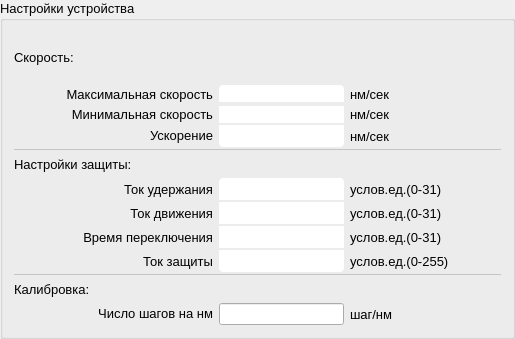
<?xml version="1.0" encoding="UTF-8"?>
<ui version="4.0">
 <class>GroupBox</class>
 <widget class="QGroupBox" name="GroupBox">
  <property name="geometry">
   <rect>
    <x>0</x>
    <y>0</y>
    <width>515</width>
    <height>339</height>
   </rect>
  </property>
  <property name="font">
   <font>
    <pointsize>10</pointsize>
   </font>
  </property>
  <property name="windowTitle">
   <string>GroupBox</string>
  </property>
  <property name="title">
   <string>Настройки устройства</string>
  </property>
  <layout class="QGridLayout" name="gridLayout">
   <item row="0" column="0">
    <layout class="QGridLayout" name="gridLayout_3">
     <property name="verticalSpacing">
      <number>2</number>
     </property>
     <item row="8" column="3">
      <widget class="QLabel" name="label_10">
       <property name="font">
        <font>
         <pointsize>10</pointsize>
        </font>
       </property>
       <property name="text">
        <string>услов.ед.(0-31)</string>
       </property>
      </widget>
     </item>
     <item row="11" column="1">
      <widget class="QLabel" name="label_9">
       <property name="font">
        <font>
         <pointsize>10</pointsize>
        </font>
       </property>
       <property name="text">
        <string>Ток защиты</string>
       </property>
       <property name="alignment">
        <set>Qt::AlignRight|Qt::AlignTrailing|Qt::AlignVCenter</set>
       </property>
      </widget>
     </item>
     <item row="11" column="3">
      <widget class="QLabel" name="label_13">
       <property name="font">
        <font>
         <pointsize>10</pointsize>
        </font>
       </property>
       <property name="text">
        <string>услов.ед.(0-255)</string>
       </property>
      </widget>
     </item>
     <item row="10" column="1">
      <widget class="QLabel" name="label_8">
       <property name="font">
        <font>
         <pointsize>10</pointsize>
        </font>
       </property>
       <property name="text">
        <string>Время переключения</string>
       </property>
       <property name="alignment">
        <set>Qt::AlignRight|Qt::AlignTrailing|Qt::AlignVCenter</set>
       </property>
      </widget>
     </item>
     <item row="11" column="2">
      <widget class="QLineEdit" name="threshold">
       <property name="minimumSize">
        <size>
         <width>0</width>
         <height>22</height>
        </size>
       </property>
       <property name="maximumSize">
        <size>
         <width>16777215</width>
         <height>22</height>
        </size>
       </property>
       <property name="font">
        <font>
         <pointsize>10</pointsize>
        </font>
       </property>
       <property name="styleSheet">
        <string notr="true">    border-top-left-radius: 0px;
    border-top-right-radius: 0px;

    border-bottom-left-radius: 4px;
    border-bottom-right-radius: 4px;</string>
       </property>
       <property name="text">
        <string/>
       </property>
       <property name="alignment">
        <set>Qt::AlignCenter</set>
       </property>
      </widget>
     </item>
     <item row="10" column="3">
      <widget class="QLabel" name="label_12">
       <property name="font">
        <font>
         <pointsize>10</pointsize>
        </font>
       </property>
       <property name="text">
        <string>услов.ед.(0-31)</string>
       </property>
      </widget>
     </item>
     <item row="14" column="1">
      <widget class="QLabel" name="label_5">
       <property name="font">
        <font>
         <family>MS Shell Dlg 2</family>
         <pointsize>10</pointsize>
         <weight>50</weight>
         <bold>false</bold>
        </font>
       </property>
       <property name="styleSheet">
        <string notr="true"/>
       </property>
       <property name="text">
        <string>&lt;html&gt;&lt;head/&gt;&lt;body&gt;&lt;p&gt;Число шагов на нм&lt;/p&gt;&lt;/body&gt;&lt;/html&gt;</string>
       </property>
       <property name="alignment">
        <set>Qt::AlignRight|Qt::AlignTrailing|Qt::AlignVCenter</set>
       </property>
      </widget>
     </item>
     <item row="5" column="3">
      <widget class="QLabel" name="label">
       <property name="font">
        <font>
         <pointsize>10</pointsize>
        </font>
       </property>
       <property name="text">
        <string>нм/сек</string>
       </property>
      </widget>
     </item>
     <item row="4" column="2">
      <widget class="QLineEdit" name="MIN_speed">
       <property name="font">
        <font>
         <pointsize>10</pointsize>
        </font>
       </property>
       <property name="styleSheet">
        <string notr="true">    border-top-left-radius: 0px;
    border-top-right-radius: 0px;

    border-bottom-left-radius: 0px;
    border-bottom-right-radius: 0px;</string>
       </property>
       <property name="text">
        <string/>
       </property>
       <property name="alignment">
        <set>Qt::AlignCenter</set>
       </property>
      </widget>
     </item>
     <item row="5" column="2">
      <widget class="QLineEdit" name="accel_per_sec">
       <property name="minimumSize">
        <size>
         <width>0</width>
         <height>22</height>
        </size>
       </property>
       <property name="maximumSize">
        <size>
         <width>16777215</width>
         <height>22</height>
        </size>
       </property>
       <property name="font">
        <font>
         <family>MS Shell Dlg 2</family>
         <pointsize>10</pointsize>
        </font>
       </property>
       <property name="styleSheet">
        <string notr="true">    border-top-left-radius: 0px;
    border-top-right-radius: 0px;

    border-bottom-left-radius: 4px;
    border-bottom-right-radius: 4px;</string>
       </property>
       <property name="text">
        <string/>
       </property>
       <property name="alignment">
        <set>Qt::AlignCenter</set>
       </property>
      </widget>
     </item>
     <item row="3" column="3">
      <widget class="QLabel" name="label_17">
       <property name="font">
        <font>
         <pointsize>10</pointsize>
        </font>
       </property>
       <property name="text">
        <string>нм/сек</string>
       </property>
      </widget>
     </item>
     <item row="4" column="3">
      <widget class="QLabel" name="label_16">
       <property name="font">
        <font>
         <pointsize>10</pointsize>
        </font>
       </property>
       <property name="text">
        <string>нм/сек</string>
       </property>
      </widget>
     </item>
     <item row="9" column="1">
      <widget class="QLabel" name="label_7">
       <property name="font">
        <font>
         <pointsize>10</pointsize>
        </font>
       </property>
       <property name="text">
        <string>Ток движения</string>
       </property>
       <property name="alignment">
        <set>Qt::AlignRight|Qt::AlignTrailing|Qt::AlignVCenter</set>
       </property>
      </widget>
     </item>
     <item row="8" column="2">
      <widget class="QLineEdit" name="I_HOLD">
       <property name="minimumSize">
        <size>
         <width>0</width>
         <height>22</height>
        </size>
       </property>
       <property name="maximumSize">
        <size>
         <width>16777215</width>
         <height>22</height>
        </size>
       </property>
       <property name="font">
        <font>
         <pointsize>10</pointsize>
        </font>
       </property>
       <property name="styleSheet">
        <string notr="true">border-top-left-radius: 4px;
border-top-right-radius: 4px;

border-bottom-left-radius: 0px;
border-bottom-right-radius: 0px;</string>
       </property>
       <property name="text">
        <string/>
       </property>
       <property name="alignment">
        <set>Qt::AlignCenter</set>
       </property>
      </widget>
     </item>
     <item row="9" column="3">
      <widget class="QLabel" name="label_11">
       <property name="font">
        <font>
         <pointsize>10</pointsize>
        </font>
       </property>
       <property name="text">
        <string>услов.ед.(0-31)</string>
       </property>
      </widget>
     </item>
     <item row="8" column="1">
      <widget class="QLabel" name="label_6">
       <property name="font">
        <font>
         <pointsize>10</pointsize>
        </font>
       </property>
       <property name="text">
        <string>Ток удержания</string>
       </property>
       <property name="alignment">
        <set>Qt::AlignRight|Qt::AlignTrailing|Qt::AlignVCenter</set>
       </property>
      </widget>
     </item>
     <item row="10" column="2">
      <widget class="QLineEdit" name="I_HOLD_DELAY">
       <property name="minimumSize">
        <size>
         <width>0</width>
         <height>22</height>
        </size>
       </property>
       <property name="maximumSize">
        <size>
         <width>16777215</width>
         <height>22</height>
        </size>
       </property>
       <property name="font">
        <font>
         <pointsize>10</pointsize>
        </font>
       </property>
       <property name="styleSheet">
        <string notr="true">    border-top-left-radius: 0px;
    border-top-right-radius: 0px;

    border-bottom-left-radius: 0px;
    border-bottom-right-radius: 0px;</string>
       </property>
       <property name="text">
        <string/>
       </property>
       <property name="alignment">
        <set>Qt::AlignCenter</set>
       </property>
      </widget>
     </item>
     <item row="9" column="2">
      <widget class="QLineEdit" name="I_RUN">
       <property name="minimumSize">
        <size>
         <width>0</width>
         <height>22</height>
        </size>
       </property>
       <property name="maximumSize">
        <size>
         <width>16777215</width>
         <height>22</height>
        </size>
       </property>
       <property name="font">
        <font>
         <pointsize>10</pointsize>
        </font>
       </property>
       <property name="styleSheet">
        <string notr="true">    border-top-left-radius: 0px;
    border-top-right-radius: 0px;

    border-bottom-left-radius: 0px;
    border-bottom-right-radius: 0px;</string>
       </property>
       <property name="text">
        <string/>
       </property>
       <property name="alignment">
        <set>Qt::AlignCenter</set>
       </property>
      </widget>
     </item>
     <item row="14" column="2">
      <widget class="QLineEdit" name="steps_in_nm">
       <property name="minimumSize">
        <size>
         <width>0</width>
         <height>22</height>
        </size>
       </property>
       <property name="maximumSize">
        <size>
         <width>16777215</width>
         <height>22</height>
        </size>
       </property>
       <property name="font">
        <font>
         <family>MS Shell Dlg 2</family>
         <pointsize>10</pointsize>
        </font>
       </property>
       <property name="styleSheet">
        <string notr="true"/>
       </property>
       <property name="text">
        <string/>
       </property>
       <property name="alignment">
        <set>Qt::AlignCenter</set>
       </property>
      </widget>
     </item>
     <item row="3" column="1">
      <widget class="QLabel" name="label_14">
       <property name="font">
        <font>
         <pointsize>10</pointsize>
        </font>
       </property>
       <property name="text">
        <string>Максимальная скорость</string>
       </property>
       <property name="alignment">
        <set>Qt::AlignRight|Qt::AlignTrailing|Qt::AlignVCenter</set>
       </property>
      </widget>
     </item>
     <item row="5" column="1">
      <widget class="QLabel" name="label_4">
       <property name="font">
        <font>
         <family>MS Shell Dlg 2</family>
         <pointsize>10</pointsize>
         <weight>50</weight>
         <bold>false</bold>
        </font>
       </property>
       <property name="styleSheet">
        <string notr="true"/>
       </property>
       <property name="text">
        <string>&lt;html&gt;&lt;head/&gt;&lt;body&gt;&lt;p&gt;Ускорение&lt;/p&gt;&lt;/body&gt;&lt;/html&gt;</string>
       </property>
       <property name="alignment">
        <set>Qt::AlignRight|Qt::AlignTrailing|Qt::AlignVCenter</set>
       </property>
      </widget>
     </item>
     <item row="4" column="1">
      <widget class="QLabel" name="label_15">
       <property name="font">
        <font>
         <pointsize>10</pointsize>
        </font>
       </property>
       <property name="text">
        <string>Минимальная скорость</string>
       </property>
       <property name="alignment">
        <set>Qt::AlignRight|Qt::AlignTrailing|Qt::AlignVCenter</set>
       </property>
      </widget>
     </item>
     <item row="14" column="3">
      <widget class="QLabel" name="label_2">
       <property name="font">
        <font>
         <pointsize>10</pointsize>
        </font>
       </property>
       <property name="text">
        <string>шаг/нм</string>
       </property>
      </widget>
     </item>
     <item row="3" column="2">
      <widget class="QLineEdit" name="MAX_speed">
       <property name="font">
        <font>
         <pointsize>10</pointsize>
        </font>
       </property>
       <property name="styleSheet">
        <string notr="true">    border-top-left-radius: 4px;
    border-top-right-radius: 4px;

    border-bottom-left-radius: 0px;
    border-bottom-right-radius: 0px;</string>
       </property>
       <property name="text">
        <string/>
       </property>
       <property name="alignment">
        <set>Qt::AlignCenter</set>
       </property>
      </widget>
     </item>
     <item row="3" column="0">
      <spacer name="horizontalSpacer">
       <property name="orientation">
        <enum>Qt::Horizontal</enum>
       </property>
       <property name="sizeHint" stdset="0">
        <size>
         <width>40</width>
         <height>20</height>
        </size>
       </property>
      </spacer>
     </item>
     <item row="3" column="4">
      <spacer name="horizontalSpacer_2">
       <property name="orientation">
        <enum>Qt::Horizontal</enum>
       </property>
       <property name="sizeHint" stdset="0">
        <size>
         <width>40</width>
         <height>20</height>
        </size>
       </property>
      </spacer>
     </item>
     <item row="0" column="0" rowspan="2" colspan="4">
      <widget class="QLabel" name="label_3">
       <property name="font">
        <font>
         <pointsize>10</pointsize>
        </font>
       </property>
       <property name="text">
        <string>Скорость:</string>
       </property>
      </widget>
     </item>
     <item row="13" column="0" colspan="5">
      <widget class="QLabel" name="label_19">
       <property name="font">
        <font>
         <pointsize>10</pointsize>
        </font>
       </property>
       <property name="text">
        <string>Калибровка:</string>
       </property>
      </widget>
     </item>
     <item row="7" column="0" colspan="5">
      <widget class="QLabel" name="label_18">
       <property name="font">
        <font>
         <pointsize>10</pointsize>
        </font>
       </property>
       <property name="text">
        <string>Настройки защиты:</string>
       </property>
      </widget>
     </item>
     <item row="12" column="0" colspan="5">
      <widget class="QFrame" name="frame_2">
       <property name="minimumSize">
        <size>
         <width>0</width>
         <height>1</height>
        </size>
       </property>
       <property name="maximumSize">
        <size>
         <width>16777215</width>
         <height>1</height>
        </size>
       </property>
       <property name="styleSheet">
        <string notr="true">background-color: rgb(255, 255, 255);</string>
       </property>
       <property name="frameShape">
        <enum>QFrame::StyledPanel</enum>
       </property>
       <property name="frameShadow">
        <enum>QFrame::Raised</enum>
       </property>
      </widget>
     </item>
     <item row="6" column="0" colspan="5">
      <widget class="QFrame" name="frame">
       <property name="minimumSize">
        <size>
         <width>0</width>
         <height>1</height>
        </size>
       </property>
       <property name="maximumSize">
        <size>
         <width>16777215</width>
         <height>1</height>
        </size>
       </property>
       <property name="styleSheet">
        <string notr="true">background-color: rgb(255, 255, 255);</string>
       </property>
       <property name="frameShape">
        <enum>QFrame::StyledPanel</enum>
       </property>
       <property name="frameShadow">
        <enum>QFrame::Raised</enum>
       </property>
      </widget>
     </item>
    </layout>
   </item>
  </layout>
 </widget>
 <resources/>
 <connections/>
</ui>
